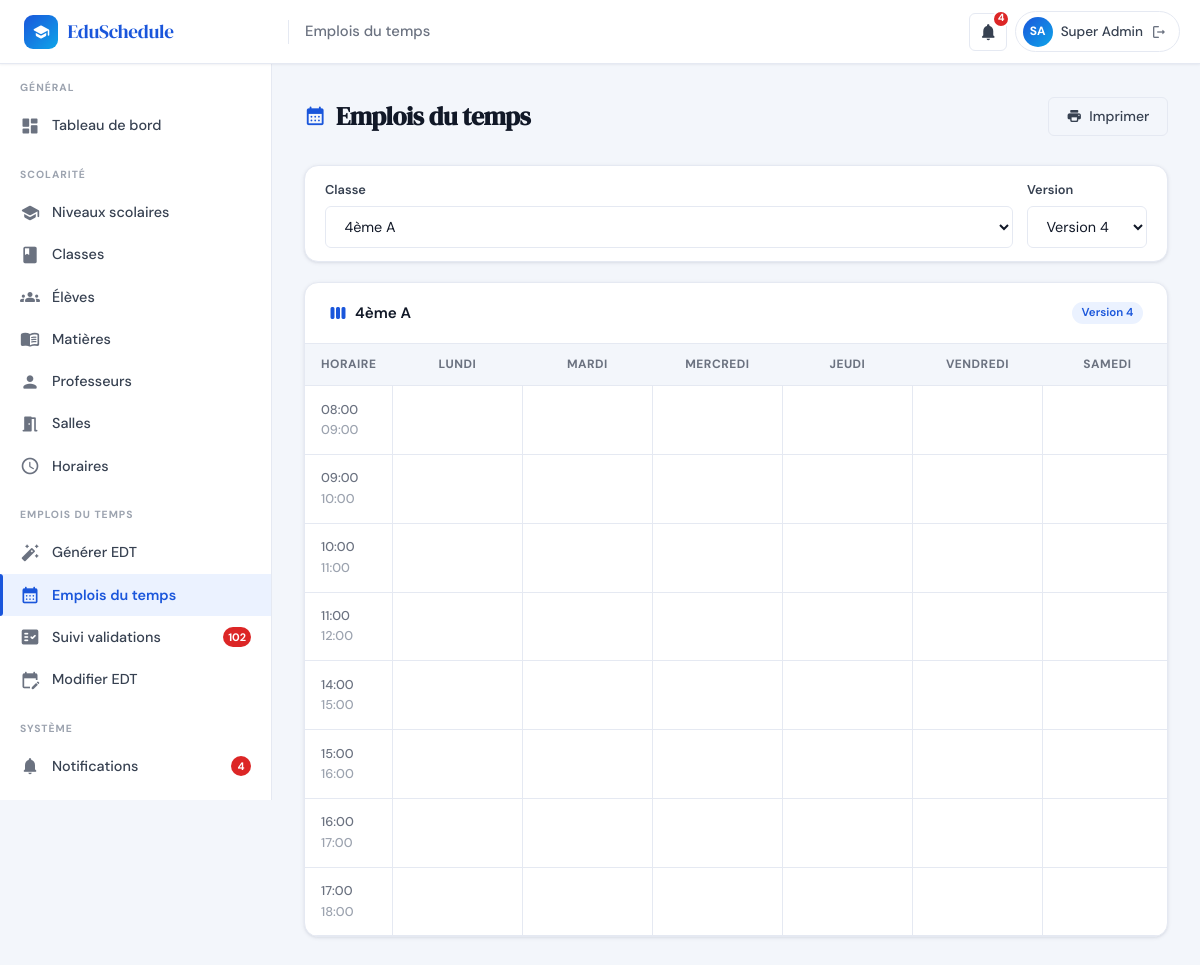
Page /admin/emplois_du_temps.php (signed in) on the earlier database version.
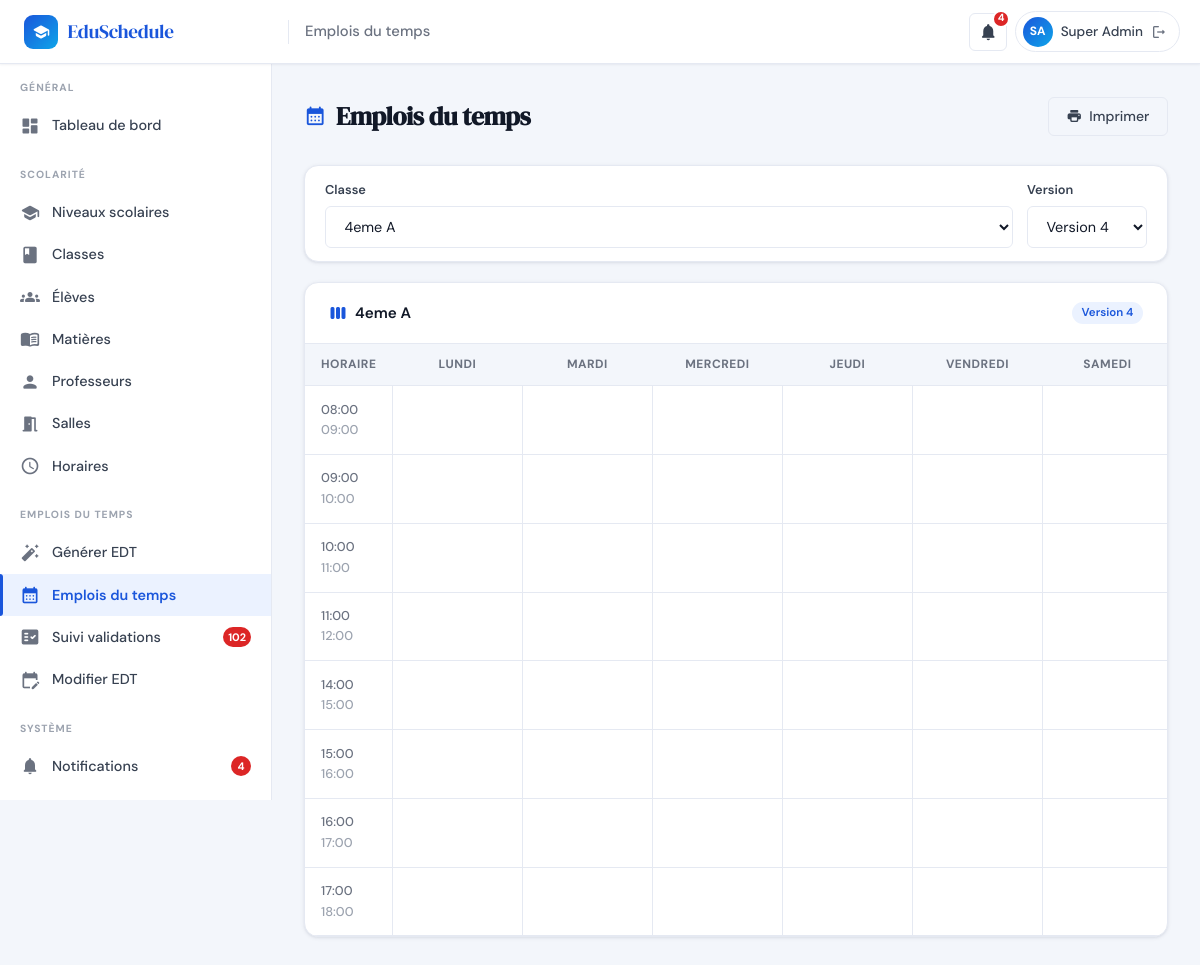
Same page on the later database version.
### tables this page shows
CREATE TABLE IF NOT EXISTS `classes` (
  `id`        INT(11)      NOT NULL AUTO_INCREMENT,
  `nom`       VARCHAR(100) NOT NULL,
  `niveau` VARCHAR(50) NOT NULL DEFAULT 'Troisieme',
  `capacite`  INT(11)      NOT NULL DEFAULT 30,
  `id_niveau` INT(11)      DEFAULT NULL,
  PRIMARY KEY (`id`),
  UNIQUE KEY `uq_classe_nom` (`nom`),
  KEY `fk_classe_niveau` (`id_niveau`),
  CONSTRAINT `fk_classe_niveau`
    FOREIGN KEY (`id_niveau`) REFERENCES `niveaux` (`id`) ON DELETE SET NULL
);

### includes/db.php (called while the page is built, shortened)
<?php
function getDB(): PDO {
    static $pdo = null;
    if ($pdo === null) {
        $dsn = 'mysql:host=' . DB_HOST . ';dbname=' . DB_NAME . ';charset=' . DB_CHARSET;
        $options = [
            PDO::ATTR_ERRMODE            => PDO::ERRMODE_EXCEPTION,
            PDO::ATTR_DEFAULT_FETCH_MODE => PDO::FETCH_ASSOC,
            PDO::ATTR_EMULATE_PREPARES   => false,
        ];
        try {
            $pdo = new PDO($dsn, DB_USER, DB_PASS, $options);
        } catch (PDOException $e) {
            http_response_code(500);
            $msg = (getenv('APP_ENV') === 'production')
                ? 'Service temporairement indisponible.'
                : 'Connexion BDD impossible : ' . $e->getMessage();
            die(json_encode(['error' => $msg]));
        }
    }
    return $pdo;
}

### includes/functions.php (called while the page is built, shortened)
<?php
require_once __DIR__ . '/db.php';
function h(string $str): string {
    return htmlspecialchars($str, ENT_QUOTES, 'UTF-8');
}
function getClasses(): array {
    return getDB()->query('SELECT * FROM classes ORDER BY niveau, nom')->fetchAll();
}
function getJoursSemaine(): array {
    return ['Lundi', 'Mardi', 'Mercredi', 'Jeudi', 'Vendredi', 'Samedi'];
}
function getCurrentVersion(): int {
    $row = getDB()->query('SELECT MAX(version) AS v FROM emplois_du_temps')->fetch();
    return $row ? (int)($row['v'] ?? 0) : 0;
}
function formatHeure(string $time): string {
    return substr($time, 0, 5);
}

### admin/emplois_du_temps.php (the view, shortened to what the changed rows need)
<?php
require_once __DIR__ . '/../includes/db.php';
require_once __DIR__ . '/../includes/functions.php';
$pdo = getDB();
$version    = (int)($_GET['version'] ?? getCurrentVersion());
$idClasse   = (int)($_GET['classe']  ?? 0);
$allClasses = getClasses();
$jours      = getJoursSemaine();
if (!$idClasse && !empty($allClasses)) $idClasse = $allClasses[0]['id'];
$stmtCr = $pdo->prepare("
    SELECT DISTINCT c.heure_debut, c.heure_fin
    FROM emplois_du_temps e
    JOIN creneaux c ON c.id=e.id_creneau
    WHERE e.version=? AND e.id_classe=?
    ORDER BY c.heure_debut
");
$stmtCr->execute([$version, $idClasse]);
$creneaux = $stmtCr->fetchAll();
$grille = [];
foreach ($creneaux as $cr) {
    $key = $cr['heure_debut'] . '-' . $cr['heure_fin'];
    $grille[$key] = [];
    foreach ($jours as $j) $grille[$key][$j] = null;
}
include __DIR__ . '/../includes/header.php';
?>
<div class="main-content">
  <div class="page-header">
    <div class="page-header-left">
      <h1 class="page-title"><span class="material-icons-round">calendar_month</span> Emplois du temps</h1>
    </div>
  </div>
  <div class="card" style="margin-bottom:1.25rem">
    <div class="card-body" style="padding:.85rem 1.25rem">
      <form method="GET" style="display:flex;gap:.85rem;flex-wrap:wrap;align-items:flex-end">
        <div class="form-group" style="margin:0;flex:1;min-width:160px">
          <label class="form-label">Classe</label>
          <select name="classe" class="form-control" onchange="this.form.submit()">
            <?php foreach ($allClasses as $c): ?>
            <option value="<?= $c['id'] ?>" <?= $c['id']==$idClasse?'selected':'' ?>><?= h($c['nom']) ?></option>
            <?php endforeach; ?>
          </select>
        </div>
      </form>
    </div>
  </div>
  <?php if (empty($grille)): ?>
  <div class="card"><div class="card-body">
    <div class="empty-state">
      <div class="empty-state-icon"><span class="material-icons-round">calendar_today</span></div>
      <h3>Aucun créneau pour cette sélection</h3>
      <p>Aucun emploi du temps n'a été généré pour cette classe et cette version.</p>
      <a href="<?= APP_URL ?>/admin/generer.php" class="btn btn-primary" style="margin-top:1rem">
        <span class="material-icons-round">auto_fix_high</span> Générer
      </a>
    </div>
  </div></div>
  <?php else: ?>
  <div class="card">
    <div class="card-header">
      <div class="card-header-title"><span class="material-icons-round">view_week</span>
        <?= h($allClasses[array_search($idClasse, array_column($allClasses,'id'))]['nom'] ?? '') ?>
      </div>
      <span class="badge badge-primary">Version <?= $version ?></span>
    </div>
    <div style="overflow-x:auto">
      <table style="width:100%;border-collapse:collapse;min-width:700px">
        <thead>
          <tr>
            <th style="padding:.7rem 1rem;background:var(--bg);border-bottom:1px solid var(--border);font-size:.75rem;font-weight:700;text-transform:uppercase;letter-spacing:.5px;color:var(--text-muted);width:110px">Horaire</th>
            <?php foreach ($jours as $j): ?>
            <th style="padding:.7rem .85rem;background:var(--bg);border-bottom:1px solid var(--border);font-size:.75rem;font-weight:700;text-transform:uppercase;letter-spacing:.5px;color:var(--text-muted);text-align:center"><?= $j ?></th>
            <?php endforeach; ?>
          </tr>
        </thead>
        <tbody>
          <?php foreach ($grille as $crKey => $joursData):
            [$hDeb,$hFin] = explode('-', $crKey, 2);
          ?>
          <tr>
            <td style="padding:.6rem 1rem;border-bottom:1px solid var(--border);border-right:1px solid var(--border);font-size:.8rem;color:var(--text-muted);white-space:nowrap;font-weight:500">
              <?= formatHeure($hDeb) ?><br><span style="color:var(--text-light)"><?= formatHeure($hFin) ?></span>
            </td>
            <?php foreach ($jours as $j):
              $cell = $joursData[$j] ?? null;
            ?>
            <td style="padding:.4rem .5rem;border-bottom:1px solid var(--border);border-right:1px solid var(--border);vertical-align:top;min-width:130px">
              <?php if ($cell): ?>
              <div style="background:<?= h($cell['couleur_hex']) ?>18;border-left:3px solid <?= h($cell['couleur_hex']) ?>;border-radius:0 var(--radius-sm) var(--radius-sm) 0;padding:.5rem .6rem">
                <div style="font-weight:700;font-size:.8rem;color:var(--text);margin-bottom:.15rem"><?= h($cell['mat_nom']) ?></div>
                <div style="font-size:.72rem;color:var(--text-muted)"><?= h($cell['prof_prenom'].' '.$cell['prof_nom']) ?></div>
                <div style="font-size:.72rem;color:var(--text-muted);margin-top:.1rem">
                  <span class="material-icons-round" style="font-size:11px">meeting_room</span> <?= h($cell['salle_nom']) ?>
                </div>
                <div style="margin-top:.3rem"><?= getStatusBadge($cell['statut']) ?></div>
              </div>
              <?php else: ?>
              <div style="height:100%;min-height:55px"></div>
              <?php endif; ?>
            </td>
            <?php endforeach; ?>
          </tr>
          <?php endforeach; ?>
        </tbody>
      </table>
    </div>
  </div>
  <?php endif; ?>
</div>
</body></html>

Differences in the rows shown:
changed classes: nom "4ème A" → "4eme A"
Other differences:
form field classe: "4ème A" → "4eme A"
